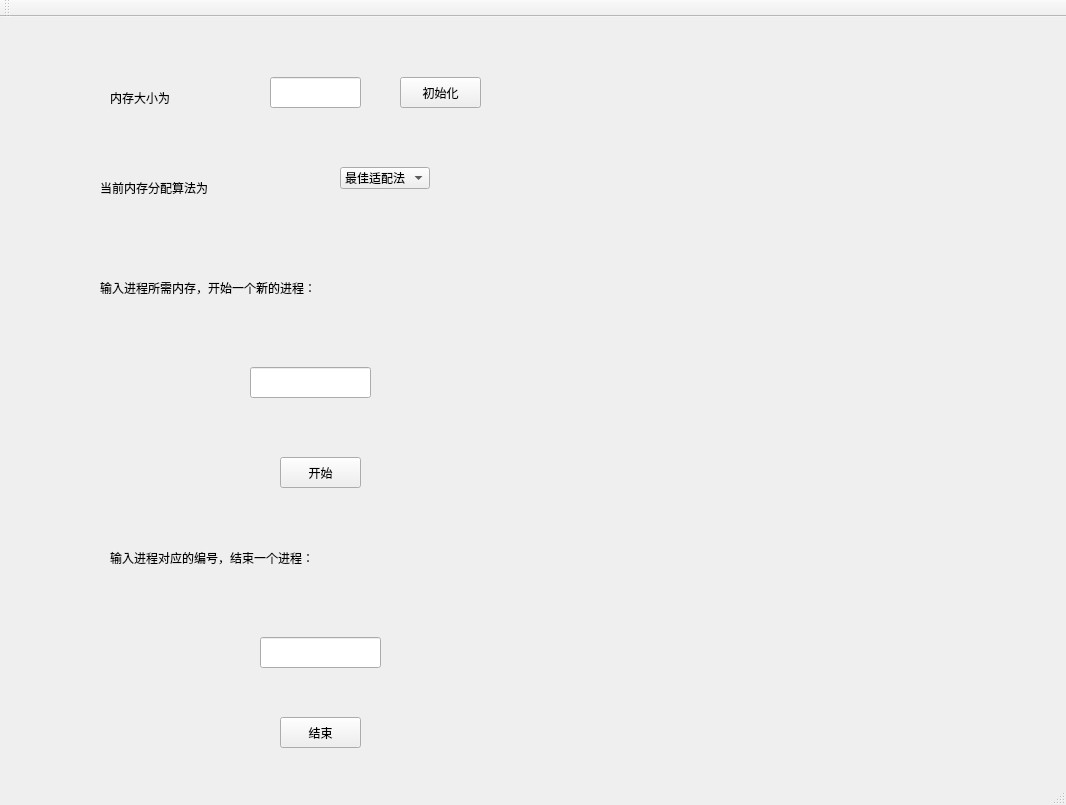
<?xml version="1.0" encoding="UTF-8"?>
<ui version="4.0">
 <class>MainWindow</class>
 <widget class="QMainWindow" name="MainWindow">
  <property name="geometry">
   <rect>
    <x>0</x>
    <y>0</y>
    <width>1066</width>
    <height>805</height>
   </rect>
  </property>
  <property name="minimumSize">
   <size>
    <width>1066</width>
    <height>805</height>
   </size>
  </property>
  <property name="sizeIncrement">
   <size>
    <width>1066</width>
    <height>805</height>
   </size>
  </property>
  <property name="windowTitle">
   <string>MemoryAllocator</string>
  </property>
  <widget class="QWidget" name="centralWidget">
   <widget class="QComboBox" name="comboBox">
    <property name="geometry">
     <rect>
      <x>340</x>
      <y>150</y>
      <width>184</width>
      <height>39</height>
     </rect>
    </property>
    <property name="styleSheet">
     <string notr="true">font: 24pt &quot;站酷高端黑&quot;;</string>
    </property>
    <property name="currentText">
     <string>最佳适配法</string>
    </property>
    <property name="sizeAdjustPolicy">
     <enum>QComboBox::AdjustToContents</enum>
    </property>
    <property name="frame">
     <bool>true</bool>
    </property>
    <item>
     <property name="text">
      <string>最佳适配法</string>
     </property>
    </item>
    <item>
     <property name="text">
      <string>最先适配法</string>
     </property>
    </item>
    <item>
     <property name="text">
      <string>下次适配法</string>
     </property>
    </item>
    <item>
     <property name="text">
      <string>最坏适配法</string>
     </property>
    </item>
   </widget>
   <widget class="QLabel" name="label">
    <property name="geometry">
     <rect>
      <x>100</x>
      <y>150</y>
      <width>231</width>
      <height>41</height>
     </rect>
    </property>
    <property name="styleSheet">
     <string notr="true">font: 18pt &quot;站酷高端黑&quot;;</string>
    </property>
    <property name="text">
     <string>当前内存分配算法为</string>
    </property>
   </widget>
   <widget class="QPushButton" name="start">
    <property name="geometry">
     <rect>
      <x>280</x>
      <y>440</y>
      <width>81</width>
      <height>31</height>
     </rect>
    </property>
    <property name="styleSheet">
     <string notr="true">font: 18pt &quot;站酷高端黑&quot;;</string>
    </property>
    <property name="text">
     <string>开始</string>
    </property>
   </widget>
   <widget class="QPushButton" name="abort">
    <property name="geometry">
     <rect>
      <x>280</x>
      <y>700</y>
      <width>81</width>
      <height>31</height>
     </rect>
    </property>
    <property name="styleSheet">
     <string notr="true">font: 18pt &quot;站酷高端黑&quot;;</string>
    </property>
    <property name="text">
     <string>结束</string>
    </property>
   </widget>
   <widget class="QLabel" name="label_2">
    <property name="geometry">
     <rect>
      <x>100</x>
      <y>250</y>
      <width>441</width>
      <height>41</height>
     </rect>
    </property>
    <property name="styleSheet">
     <string notr="true">font: 18pt &quot;站酷高端黑&quot;;</string>
    </property>
    <property name="text">
     <string>输入进程所需内存，开始一个新的进程：</string>
    </property>
   </widget>
   <widget class="QLabel" name="label_3">
    <property name="geometry">
     <rect>
      <x>110</x>
      <y>520</y>
      <width>441</width>
      <height>41</height>
     </rect>
    </property>
    <property name="styleSheet">
     <string notr="true">font: 18pt &quot;站酷高端黑&quot;;</string>
    </property>
    <property name="text">
     <string>输入进程对应的编号，结束一个进程：</string>
    </property>
   </widget>
   <widget class="QLineEdit" name="size">
    <property name="geometry">
     <rect>
      <x>250</x>
      <y>350</y>
      <width>121</width>
      <height>31</height>
     </rect>
    </property>
    <property name="styleSheet">
     <string notr="true">font: 18pt &quot;站酷高端黑&quot;;</string>
    </property>
   </widget>
   <widget class="QLineEdit" name="id">
    <property name="geometry">
     <rect>
      <x>260</x>
      <y>620</y>
      <width>121</width>
      <height>31</height>
     </rect>
    </property>
    <property name="styleSheet">
     <string notr="true">font: 18pt &quot;站酷高端黑&quot;;</string>
    </property>
   </widget>
   <widget class="QLabel" name="label_4">
    <property name="geometry">
     <rect>
      <x>110</x>
      <y>60</y>
      <width>141</width>
      <height>41</height>
     </rect>
    </property>
    <property name="styleSheet">
     <string notr="true">font: 18pt &quot;站酷高端黑&quot;;</string>
    </property>
    <property name="text">
     <string>内存大小为</string>
    </property>
   </widget>
   <widget class="QLineEdit" name="memo_size">
    <property name="geometry">
     <rect>
      <x>270</x>
      <y>60</y>
      <width>91</width>
      <height>31</height>
     </rect>
    </property>
    <property name="styleSheet">
     <string notr="true">font: 18pt &quot;站酷高端黑&quot;;</string>
    </property>
   </widget>
   <widget class="QPushButton" name="init">
    <property name="geometry">
     <rect>
      <x>400</x>
      <y>60</y>
      <width>81</width>
      <height>31</height>
     </rect>
    </property>
    <property name="styleSheet">
     <string notr="true">font: 18pt &quot;站酷高端黑&quot;;</string>
    </property>
    <property name="text">
     <string>初始化</string>
    </property>
   </widget>
  </widget>
  <widget class="QToolBar" name="mainToolBar">
   <attribute name="toolBarArea">
    <enum>TopToolBarArea</enum>
   </attribute>
   <attribute name="toolBarBreak">
    <bool>false</bool>
   </attribute>
  </widget>
  <widget class="QStatusBar" name="statusBar"/>
 </widget>
 <layoutdefault spacing="6" margin="11"/>
 <resources/>
 <connections/>
</ui>
